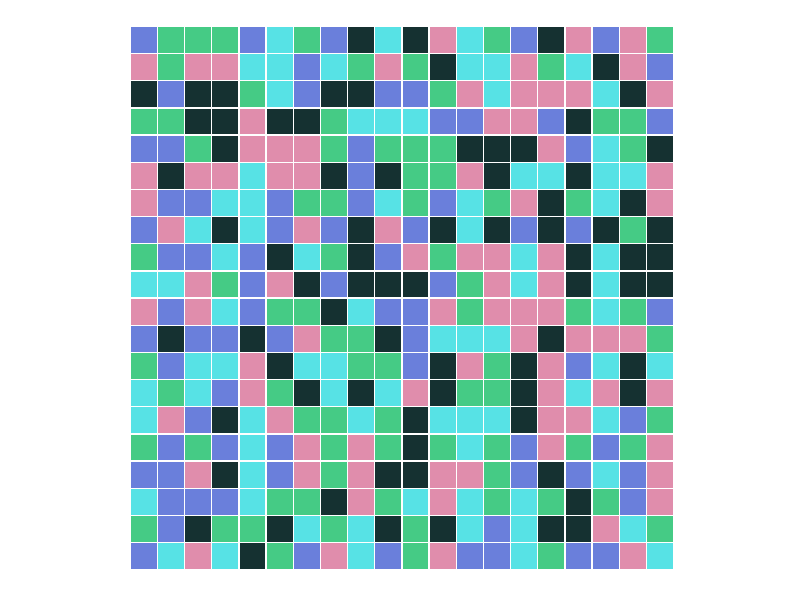
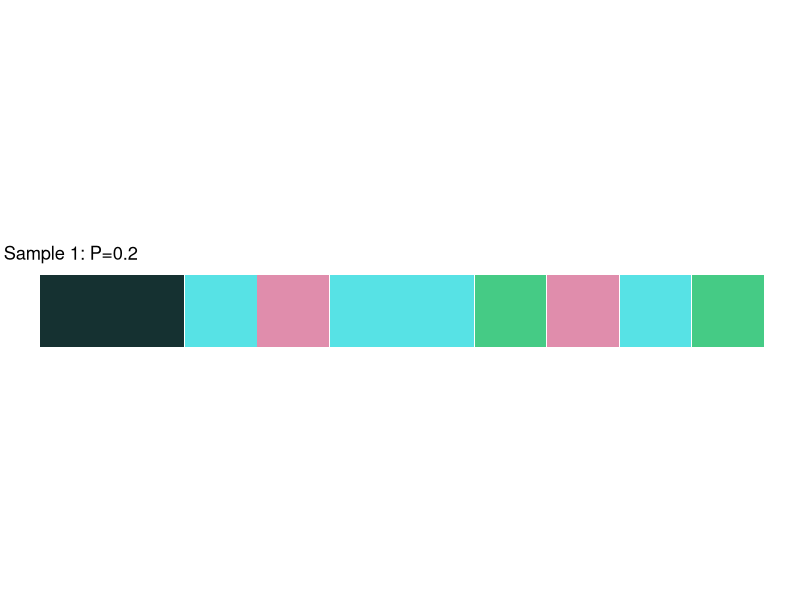
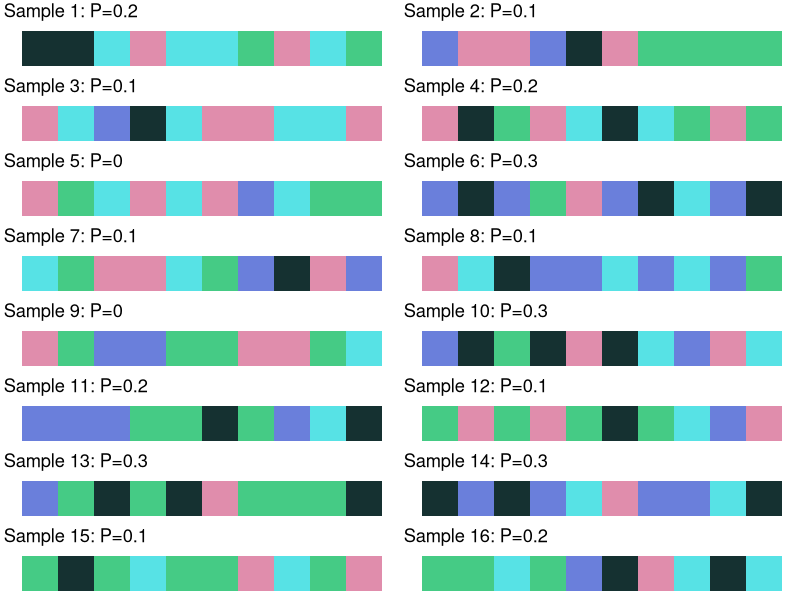
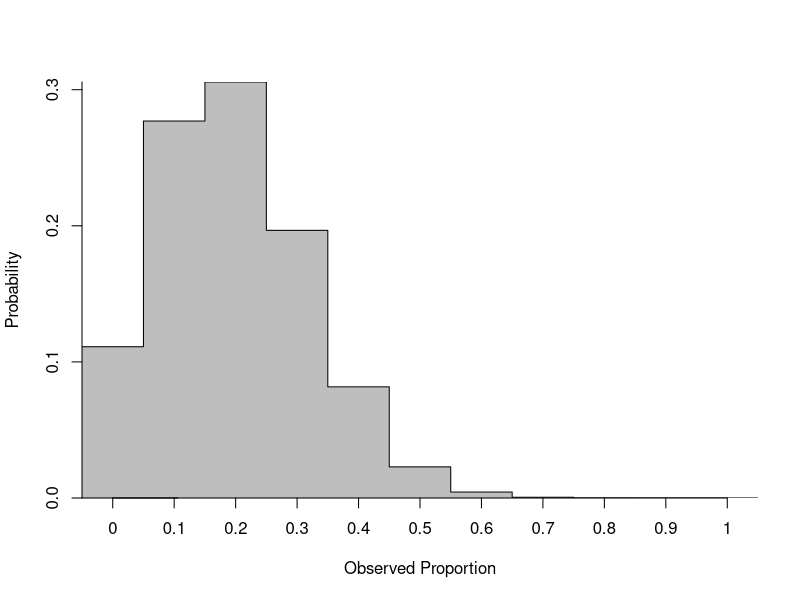
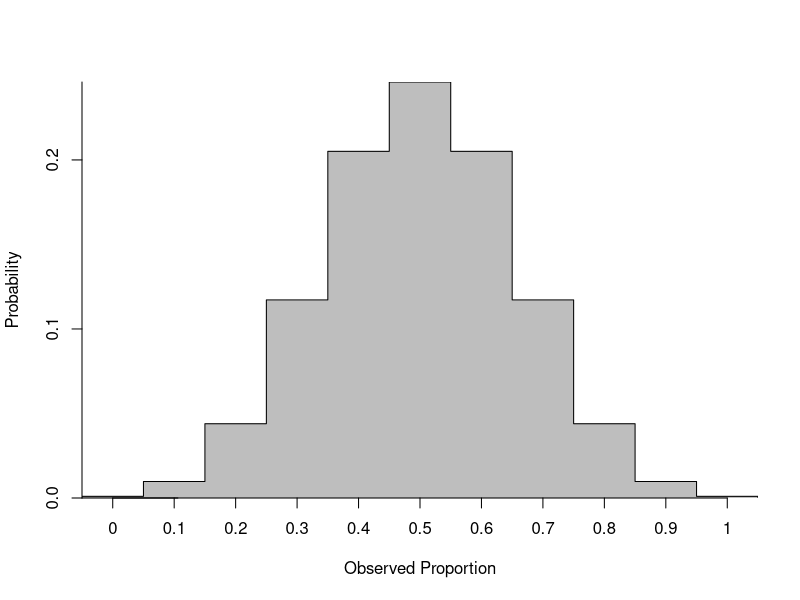
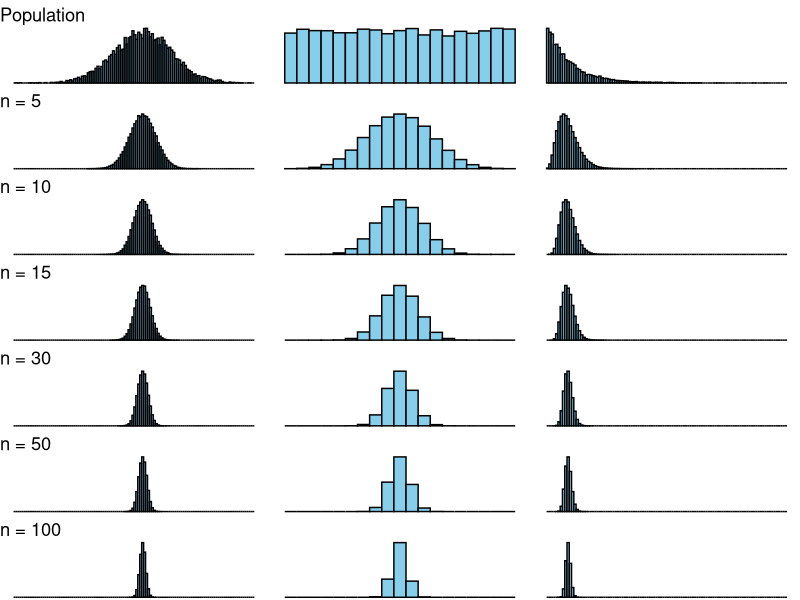
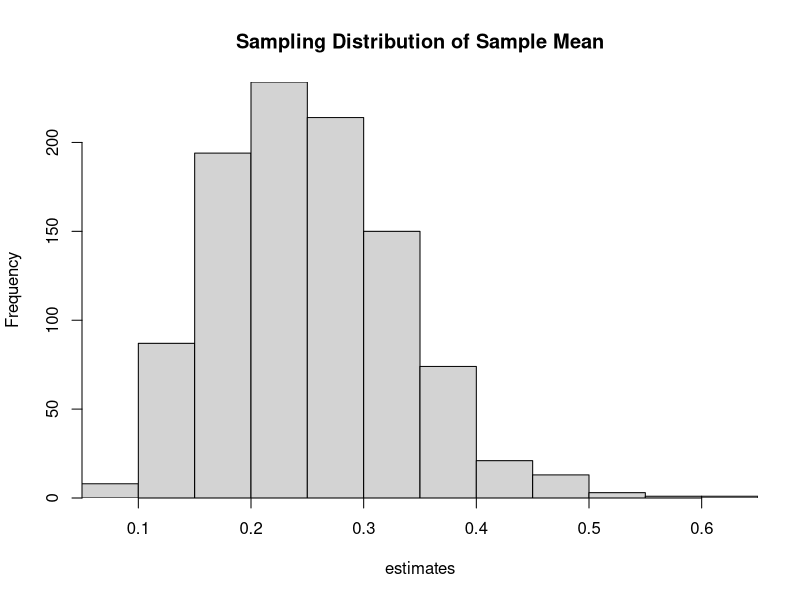
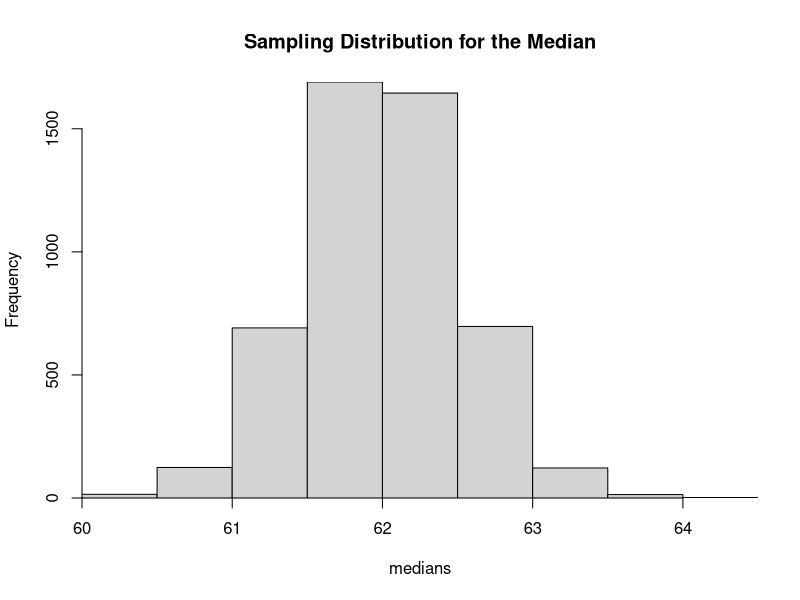

These figures' R source, in order:
## ---- chunk 1
#| include: false
library(gridExtra)
library(ggplot2)
library(dplyr)
## ---- chunk 2
#| echo: false
set.seed(31415)

# Settings
num_rows <- 20
colours <- c("#E08DAC", "#6A7FDB", "#57E2E5", "#45CB85", "#153131")
sample_size <- 10
num_of_samples <- 16
show_first <- 4

# Create data frame
sample_df <- data.frame(x = rep(1:num_rows, num_rows),
                 y = rep(1:num_rows, each = num_rows))

# Add a column for fill color
sample_df$fill <- factor(sample(colours, num_rows*num_rows, replace = TRUE))

# Count Black Squares
n_black_total <- sum(sample_df$fill == "#153131")/nrow(sample_df)

# Create plot
p <- ggplot(sample_df, aes(x, y)) + 
    geom_tile(aes(fill = fill, height = 0.95, width = 0.95))

my_theme <- theme(axis.title = element_blank(),
                    axis.text = element_blank(),
                    axis.ticks = element_blank(),
                    legend.position = 'none',
                    plot.background = element_blank(),
                    panel.background = element_blank(),
                    plot.margin = unit(c(0,0,0,0), "cm"))

# Remove axis labels and ticks
p <- p + my_theme + scale_fill_manual(values = levels(sample_df$fill), labels = labels(sample_df$fill)) + coord_fixed(1)

# Generate Random Sample Plots
sample_plots <- lapply(1:num_of_samples, function(idx){
    small_df <- sample_df[sample(1:nrow(sample_df), sample_size, replace = FALSE),]
    small_df$fill <- factor(as.character(small_df$fill), levels = levels(sample_df$fill))
    small_df$y <- 1
    small_df$x <- seq(1, sample_size, 1)
    num_black <- sum(small_df$fill == "#153131")/sample_size

    ggplot(small_df, aes(x, y)) + 
        ggtitle(paste0("Sample ", idx, ": P=", num_black)) +
        geom_tile(aes(fill = fill, height = 0.99, width = 0.99)) +
        my_theme +
        scale_fill_manual(values = levels(sample_df$fill), 
                          labels = labels(sample_df$fill), drop = FALSE) + coord_fixed(1)
})

# Show plot
g1 <- sample_plots[[1]]
g2 <- do.call(arrangeGrob, c(sample_plots[1:show_first], ncol = 2))
g3 <- do.call(arrangeGrob, c(sample_plots, ncol = 2))

## ---- chunk 3
#| echo: false
#| label: fig-population-visual
#| fig-cap: The population of squares. Consider each colour to represent a trait or variable for each individual in the population. 
p
## ---- chunk 4
#| echo: false
#| fig-height: 1
#| label: fig-first-sample
#| fig-cap: A single sample from the population. In this sample of size $10$, $2$ of the resulting squares are black, making the sample proportion $0.2$.
g1
## ---- chunk 5
#| echo: false
#| label: fig-all-samples
#| fig-cap: Sixteen samples from the population. Each sample exhibits a different proportion of squares which are black, and as a result, a different sample proportion. Because this proportion differs from sample-to-sample we say that it is subject to sampling variability.
#| 
grid.arrange(g3, ncol = 1)
## ---- chunk 6
#| fig-height: 5
#| echo: false
#| label: fig-sampling-dist
#| fig-cap: The sampling distribution for the proportion of black squares in samples of size $10$ from the population of coloured squares. This distribution can be thought to emerge from the process of repeatedly sampling from the population, computing the resulting statistic, and then recording those statistics into a dataset itself. Moreover, we can read the probabilities here as stating "the probability that the proportion of black squares in a sample of size $10$ will take on $x$ is $y$."

hist_df <- data.frame(x = seq(0, sample_size+1, 1))
pop_size <- nrow(sample_df)
total_black <- n_black_total*pop_size
hist_df$x_p <- hist_df$x/sample_size - 0.05

hist_df$v <- dhyper(hist_df$x, 
                    m = total_black, 
                    n = pop_size-total_black, 
                    k = sample_size)

#hist_df <- rbind(c(0, -0.05000001, 0), hist_df, c(0, 1.05000001, 0))

y <- hist_df$v
x <- hist_df$x #seq_along(y)
y2 <- rep(y, each=2)
y2 <- y2[-length(y2)]
x2 <- rep(x, each=2)[-1]
x3 <- c(min(x2), x2, max(x2))
y3 <- c(0, y2, 0)

# because polygon() wants a pre-existing plot
par(xaxs="i", yaxs="i")
plot(x, 
     y, 
     ylim=c(0, max(y)), 
     type="n", 
     ylab = 'Probability',  
     xlab = 'Observed Proportion', 
     axes = FALSE)

polygon(x3, y3, border=NA, col="grey")
lines(x2, y2)

axis(1, at = c(-0.06,1.56), labels = c("",""), lwd.ticks = 0)
axis(1, at = seq(0, sample_size, 1) + 0.5, labels = seq(0, 1, by=1/sample_size))
axis(2, at = seq(0, 0.5, 0.1))

## ---- chunk 7
#| echo: false
#| cache: true
x <- 0:11 #seq_along(y)
y <- dbinom(x, 10, 0.5)
y2 <- rep(y, each=2)
y2 <- y2[-length(y2)]
x2 <- rep(x, each=2)[-1]
x3 <- c(min(x2), x2, max(x2))
y3 <- c(0, y2, 0)

# because polygon() wants a pre-existing plot
par(xaxs="i", yaxs="i")
plot(x, 
     y, 
     ylim=c(0, max(y)), 
     type="n", 
     ylab = 'Probability',  
     xlab = 'Observed Proportion', 
     axes = FALSE)

polygon(x3, y3, border=NA, col="grey")
lines(x2, y2)

axis(1, at = c(-0.06,1.56), labels = c("",""), lwd.ticks = 0)
axis(1, at = seq(0, 10, 1) + 0.5, labels = seq(0, 1, by=1/10))
axis(2, at = seq(0, 0.5, 0.1))
## ---- chunk 8
#| echo: false
#| warning: false
#| cache: true
#| fig.height: 10
#| label: Convergence of Sampling Distributions via the CLT
#| fig.cap: This plot shows the convergence of the sampling distribution of the sample mean to the normal distribution for three different populations. In the top row the population distribution is shown, followed by the sampling distribution for the sample mean over increasing values of $n$. While all three end up following a normal distribution, and all three end up having very little variance as the sample size grows (the $x$-axes are held constant across all plots), we can see that normality emerges more quickly for the populations that are closer to normality to begin. 
ns <- c(5, 10, 15, 30, 50, 100)

# Function to generate sampling distribution for a given population and sample size
sampling_distribution <- function(population, n, num_samples = 100000) {
  sample_means <- replicate(num_samples, mean(sample(population, n, replace = TRUE)))
  return(sample_means)
}

# Define different population distributions
normal_population <- rnorm(10000, mean = 100, sd = 15)
uniform_population <- runif(10000, min = 0, max = 20)
exponential_population <- rexp(10000, rate = 0.1)

# Generate sampling distributions for different sample sizes
normal_distributions <- lapply(ns, function(n) sampling_distribution(normal_population, n))
uniform_distributions <- lapply(ns, function(n) sampling_distribution(uniform_population, n))
exponential_distributions <- lapply(ns, function(n) sampling_distribution(exponential_population, n))

# Create plots for population distributions and sampling distributions
plot_population <- function(population, title) {
  ggplot(data.frame(x = population), aes(x)) +
    geom_histogram(binwidth = 1, fill = "skyblue", color = "black") + ggtitle(title)  + theme_void() + scale_x_continuous(limits = c(min(population), max(population)))
} 

plot_sampling_distribution <- function(distribution, title, xlimits) {
  ggplot(data.frame(x = distribution), aes(x)) +
    geom_histogram(binwidth = 1, fill = "skyblue", color = "black") +
    ggtitle(title)  + theme_void() + scale_x_continuous(limits = xlimits)
}

# Combine plots
plots <- list(
  plot_population(normal_population, "Population"),
  plot_population(uniform_population, ""),
  plot_population(exponential_population, "")
)

for (i in 1:length(normal_distributions)) {
  plots[[i*3 + 1]] <- plot_sampling_distribution(normal_distributions[[i]], paste("n =", ns[i]), c(min(normal_population), max(normal_population)))
  plots[[i*3 + 2]] <- plot_sampling_distribution(uniform_distributions[[i]], "", c(min(uniform_population), max(uniform_population)))
  plots[[i*3 + 3]] <- plot_sampling_distribution(exponential_distributions[[i]], "", c(min(exponential_population), max(exponential_population)))
}

# Arrange plots in a grid
grid.arrange(grobs = plots, ncol = 3, nrow = 7)
## ---- chunk 9
# First Set a Seed to Ensure Replicability
set.seed(31415)

# Next define the sample size and population parameters
# and the number of times to repeat the experiment
n <- 10
rate <- 4 # We will use Exp(4)
replicates <- 1000

# Store the Results in a Vector
estimates <- c()

# Repeatedly compute the statistic of interest
for(ii in 1:replicates) {
    sample <- rexp(n, rate = rate)
    estimates <- c(estimates, mean(sample)) # Add the statistic
}

# Produce the Resulting Histogram
hist(estimates, main = "Sampling Distribution of Sample Mean")
## ---- chunk 10
# Set a Seed to Ensure Replicability
set.seed(31415)

# Define the Parameters of Interest
n <- 50
replicates <- 5000
mean <- 62
sd <- 3

# Define holders for the various statistics
medians <- c()
variances <- c()
minimums <- c()

# Loop over the various replicates to work out the sampling distributions
for (ii in 1:replicates) {
    sample <- rnorm(n, mean = mean, sd = sd)

    # Compute the statistics
    medians <- c(medians, median(sample))
    variances <- c(variances, var(sample))
    minimums <- c(minimums, min(sample))
}

# Output Histograms for the Sampling Distributions
hist(medians, main = "Sampling Distribution for the Median")
hist(variances, main = "Sampling Distribution for the Variance")
hist(minimums, main = "Sampling Distribution for the Minimum")

